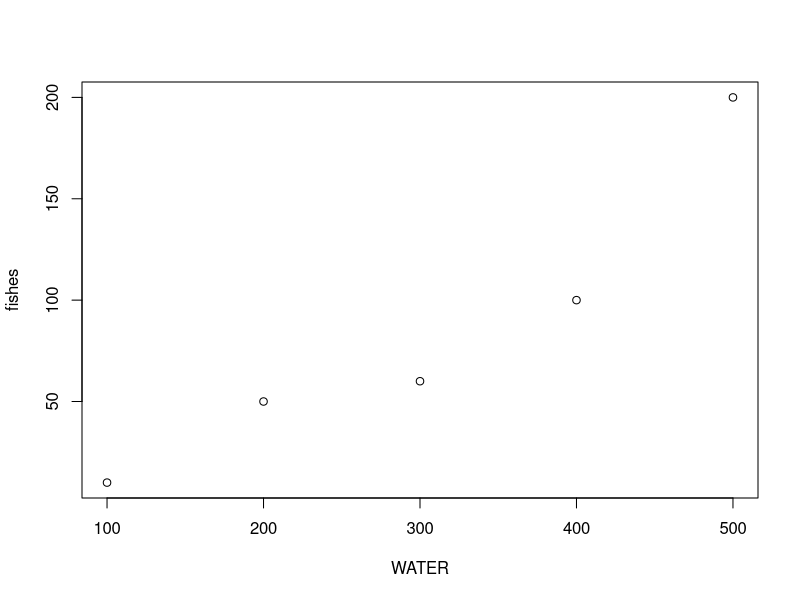

Write R code to recreate this figure.
# this is my first code in github! its very exciting.
# here are input data on streams.

# costanza data on streams
WATER <- c(100,200,300,400,500)
WATER
#marta data on fishes genomes
fishes <- c(10,50,60,100,200) 
fishes

# plot the diversity of fishes (y) versus the amount of water (x)
plot(WATER, fishes)

# the data we developed can be stored in a table
# a table in R is called data frame

streams <- data.frame(WATER, fishes)

streams




